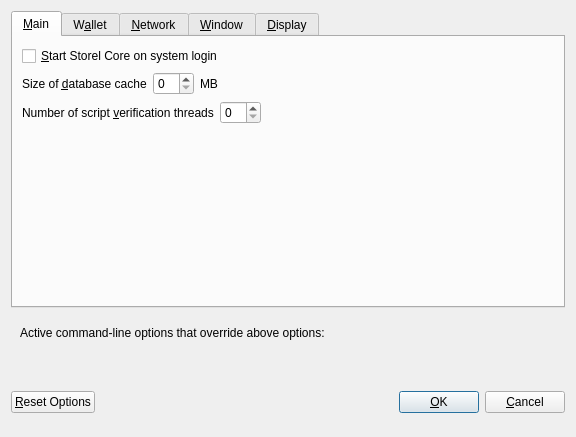
<?xml version="1.0" encoding="UTF-8"?>
<ui version="4.0">
 <class>OptionsDialog</class>
 <widget class="QDialog" name="OptionsDialog">
  <property name="geometry">
   <rect>
    <x>0</x>
    <y>0</y>
    <width>576</width>
    <height>402</height>
   </rect>
  </property>
  <property name="windowTitle">
   <string>Options</string>
  </property>
  <property name="modal">
   <bool>true</bool>
  </property>
  <layout class="QVBoxLayout" name="verticalLayout">
   <item>
    <widget class="QTabWidget" name="tabWidget">
     <property name="currentIndex">
      <number>0</number>
     </property>
     <widget class="QWidget" name="tabMain">
      <attribute name="title">
       <string>&amp;Main</string>
      </attribute>
      <layout class="QVBoxLayout" name="verticalLayout_Main">
       <item>
        <widget class="QCheckBox" name="bitcoinAtStartup">
         <property name="toolTip">
          <string>Automatically start Storel Core after logging in to the system.</string>
         </property>
         <property name="text">
          <string>&amp;Start Storel Core on system login</string>
         </property>
        </widget>
       </item>
       <item>
        <layout class="QHBoxLayout" name="horizontalLayout_2_Main">
         <item>
          <widget class="QLabel" name="databaseCacheLabel">
           <property name="text">
            <string>Size of &amp;database cache</string>
           </property>
           <property name="textFormat">
            <enum>Qt::PlainText</enum>
           </property>
           <property name="buddy">
            <cstring>databaseCache</cstring>
           </property>
          </widget>
         </item>
         <item>
          <widget class="QSpinBox" name="databaseCache"/>
         </item>
         <item>
          <widget class="QLabel" name="databaseCacheUnitLabel">
           <property name="text">
            <string>MB</string>
           </property>
           <property name="textFormat">
            <enum>Qt::PlainText</enum>
           </property>
          </widget>
         </item>
         <item>
          <spacer name="horizontalSpacer_2_Main">
           <property name="orientation">
            <enum>Qt::Horizontal</enum>
           </property>
           <property name="sizeHint" stdset="0">
            <size>
             <width>40</width>
             <height>20</height>
            </size>
           </property>
          </spacer>
         </item>
        </layout>
       </item>
       <item>
        <layout class="QHBoxLayout" name="horizontalLayout_3_Main">
         <item>
          <widget class="QLabel" name="threadsScriptVerifLabel">
           <property name="text">
            <string>Number of script &amp;verification threads</string>
           </property>
           <property name="textFormat">
            <enum>Qt::PlainText</enum>
           </property>
           <property name="buddy">
            <cstring>threadsScriptVerif</cstring>
           </property>
          </widget>
         </item>
         <item>
          <widget class="QSpinBox" name="threadsScriptVerif">
           <property name="toolTip">
            <string>(0 = auto, &lt;0 = leave that many cores free)</string>
           </property>
          </widget>
         </item>
         <item>
          <spacer name="horizontalSpacer_3_Main">
           <property name="orientation">
            <enum>Qt::Horizontal</enum>
           </property>
           <property name="sizeHint" stdset="0">
            <size>
             <width>40</width>
             <height>20</height>
            </size>
           </property>
          </spacer>
         </item>
        </layout>
       </item>
       <item>
        <spacer name="verticalSpacer_Main">
         <property name="orientation">
          <enum>Qt::Vertical</enum>
         </property>
         <property name="sizeHint" stdset="0">
          <size>
           <width>20</width>
           <height>40</height>
          </size>
         </property>
        </spacer>
       </item>
      </layout>
     </widget>
     <widget class="QWidget" name="tabWallet">
      <attribute name="title">
       <string>W&amp;allet</string>
      </attribute>
      <layout class="QVBoxLayout" name="verticalLayout_Wallet">
       <item>
        <widget class="QGroupBox" name="groupBox">
         <property name="title">
          <string>Expert</string>
         </property>
         <layout class="QVBoxLayout" name="verticalLayout_2">
          <item>
           <widget class="QCheckBox" name="coinControlFeatures">
            <property name="toolTip">
             <string>Whether to show coin control features or not.</string>
            </property>
            <property name="text">
             <string>Enable coin &amp;control features</string>
            </property>
           </widget>
          </item>
          <item>
           <widget class="QCheckBox" name="showMasternodesTab">
            <property name="toolTip">
             <string>Show additional tab listing all your masternodes in first sub-tab&lt;br/&gt;and all masternodes on the network in second sub-tab.</string>
            </property>
            <property name="text">
             <string>Show Masternodes Tab</string>
            </property>
           </widget>
          </item>
          <item>
           <widget class="QCheckBox" name="showAdvancedPSUI">
            <property name="toolTip">
             <string>Show additional information and buttons for PrivateSend on overview screen.</string>
            </property>
            <property name="text">
             <string>Enable advanced PrivateSend interface</string>
            </property>
           </widget>
          </item>
          <item>
           <widget class="QCheckBox" name="lowKeysWarning">
            <property name="toolTip">
             <string>Show warning dialog when PrivateSend detects that wallet has very low number of keys left.</string>
            </property>
            <property name="text">
             <string>Warn if PrivateSend is running out of keys</string>
            </property>
           </widget>
          </item>
          <item>
           <widget class="QCheckBox" name="privateSendMultiSession">
            <property name="toolTip">
             <string>Whether to use experimental PrivateSend mode with multiple mixing sessions per block.&lt;br/&gt;Note: You must use this feature carefully.&lt;br/&gt;Make sure you always have recent wallet (auto)backup in a safe place!</string>
            </property>
            <property name="text">
             <string>Enable PrivateSend &amp;multi-session</string>
            </property>
           </widget>
          </item>
          <item>
           <widget class="QCheckBox" name="spendZeroConfChange">
            <property name="toolTip">
             <string>If you disable the spending of unconfirmed change, the change from a transaction&lt;br/&gt;cannot be used until that transaction has at least one confirmation.&lt;br/&gt;This also affects how your balance is computed.</string>
            </property>
            <property name="text">
             <string>&amp;Spend unconfirmed change</string>
            </property>
           </widget>
          </item>
         </layout>
        </widget>
       </item>
       <item>
        <layout class="QHBoxLayout" name="horizontalLayout_4_Wallet">
         <item>
          <widget class="QLabel" name="label">
           <property name="toolTip">
            <string>This setting determines the amount of individual masternodes that an input will be anonymized through.&lt;br/&gt;More rounds of anonymization gives a higher degree of privacy, but also costs more in fees.</string>
           </property>
           <property name="text">
            <string>PrivateSend rounds to use</string>
           </property>
          </widget>
         </item>
         <item>
          <widget class="QSpinBox" name="privateSendRounds">
           <property name="minimum">
            <number>2</number>
           </property>
           <property name="maximum">
            <number>8</number>
           </property>
           <property name="value">
            <number>4</number>
           </property>
          </widget>
         </item>
        </layout>
       </item>
       <item>
        <layout class="QHBoxLayout" name="horizontalLayout">
         <item>
          <widget class="QLabel" name="label_2">
           <property name="toolTip">
            <string>This amount acts as a threshold to turn off PrivateSend once it's reached.</string>
           </property>
           <property name="statusTip">
            <string notr="true"/>
           </property>
           <property name="whatsThis">
            <string notr="true"/>
           </property>
           <property name="accessibleName">
            <string notr="true"/>
           </property>
           <property name="accessibleDescription">
            <string notr="true"/>
           </property>
           <property name="text">
            <string>Amount of Storel to keep anonymized</string>
           </property>
          </widget>
         </item>
         <item>
          <widget class="QSpinBox" name="privateSendAmount">
           <property name="minimum">
            <number>2</number>
           </property>
           <property name="maximum">
            <number>2000</number>
           </property>
           <property name="singleStep">
            <number>10</number>
           </property>
           <property name="value">
            <number>1000</number>
           </property>
          </widget>
         </item>
        </layout>
       </item>
       <item>
        <spacer name="verticalSpacer_Wallet">
         <property name="orientation">
          <enum>Qt::Vertical</enum>
         </property>
         <property name="sizeHint" stdset="0">
          <size>
           <width>20</width>
           <height>40</height>
          </size>
         </property>
        </spacer>
       </item>
      </layout>
     </widget>
     <widget class="QWidget" name="tabNetwork">
      <attribute name="title">
       <string>&amp;Network</string>
      </attribute>
      <layout class="QVBoxLayout" name="verticalLayout_Network">
       <item>
        <widget class="QCheckBox" name="mapPortUpnp">
         <property name="toolTip">
          <string>Automatically open the Storel Core client port on the router. This only works when your router supports UPnP and it is enabled.</string>
         </property>
         <property name="text">
          <string>Map port using &amp;UPnP</string>
         </property>
        </widget>
       </item>
       <item>
        <widget class="QCheckBox" name="allowIncoming">
         <property name="toolTip">
          <string>Accept connections from outside</string>
         </property>
         <property name="text">
          <string>Allow incoming connections</string>
         </property>
        </widget>
       </item>
       <item>
        <widget class="QCheckBox" name="connectSocks">
         <property name="toolTip">
          <string>Connect to the Storel network through a SOCKS5 proxy.</string>
         </property>
         <property name="text">
          <string>&amp;Connect through SOCKS5 proxy (default proxy):</string>
         </property>
        </widget>
       </item>
       <item>
        <layout class="QHBoxLayout" name="horizontalLayout_1_Network">
         <item>
          <widget class="QLabel" name="proxyIpLabel">
           <property name="text">
            <string>Proxy &amp;IP:</string>
           </property>
           <property name="textFormat">
            <enum>Qt::PlainText</enum>
           </property>
           <property name="buddy">
            <cstring>proxyIp</cstring>
           </property>
          </widget>
         </item>
         <item>
          <widget class="QValidatedLineEdit" name="proxyIp">
           <property name="minimumSize">
            <size>
             <width>140</width>
             <height>0</height>
            </size>
           </property>
           <property name="maximumSize">
            <size>
             <width>140</width>
             <height>16777215</height>
            </size>
           </property>
           <property name="toolTip">
            <string>IP address of the proxy (e.g. IPv4: 127.0.0.1 / IPv6: ::1)</string>
           </property>
          </widget>
         </item>
         <item>
          <widget class="QLabel" name="proxyPortLabel">
           <property name="text">
            <string>&amp;Port:</string>
           </property>
           <property name="textFormat">
            <enum>Qt::PlainText</enum>
           </property>
           <property name="buddy">
            <cstring>proxyPort</cstring>
           </property>
          </widget>
         </item>
         <item>
          <widget class="QLineEdit" name="proxyPort">
           <property name="minimumSize">
            <size>
             <width>55</width>
             <height>0</height>
            </size>
           </property>
           <property name="maximumSize">
            <size>
             <width>55</width>
             <height>16777215</height>
            </size>
           </property>
           <property name="toolTip">
            <string>Port of the proxy (e.g. 9050)</string>
           </property>
          </widget>
         </item>
         <item>
          <spacer name="horizontalSpacer_1_Network">
           <property name="orientation">
            <enum>Qt::Horizontal</enum>
           </property>
           <property name="sizeHint" stdset="0">
            <size>
             <width>40</width>
             <height>20</height>
            </size>
           </property>
          </spacer>
         </item>
        </layout>
       </item>
       <item>
        <layout class="QHBoxLayout" name="horizontalLayout_2_Network">
         <item>
          <widget class="QLabel" name="proxyActiveNets">
           <property name="text">
            <string>Used for reaching peers via:</string>
           </property>
           <property name="textFormat">
            <enum>Qt::PlainText</enum>
           </property>
          </widget>
         </item>
         <item>
          <widget class="QCheckBox" name="proxyReachIPv4">
           <property name="enabled">
            <bool>false</bool>
           </property>
           <property name="toolTip">
            <string>Shows, if the supplied default SOCKS5 proxy is used to reach peers via this network type.</string>
           </property>
           <property name="text">
            <string/>
           </property>
          </widget>
         </item>
         <item>
          <widget class="QLabel" name="proxyReachIPv4Label">
           <property name="text">
            <string>IPv4</string>
           </property>
           <property name="textFormat">
            <enum>Qt::PlainText</enum>
           </property>
          </widget>
         </item>
         <item>
          <widget class="QCheckBox" name="proxyReachIPv6">
           <property name="enabled">
            <bool>false</bool>
           </property>
           <property name="toolTip">
            <string>Shows, if the supplied default SOCKS5 proxy is used to reach peers via this network type.</string>
           </property>
           <property name="text">
            <string/>
           </property>
          </widget>
         </item>
         <item>
          <widget class="QLabel" name="proxyReachIPv6Label">
           <property name="text">
            <string>IPv6</string>
           </property>
           <property name="textFormat">
            <enum>Qt::PlainText</enum>
           </property>
          </widget>
         </item>
         <item>
          <widget class="QCheckBox" name="proxyReachTor">
           <property name="enabled">
            <bool>false</bool>
           </property>
           <property name="toolTip">
            <string>Shows, if the supplied default SOCKS5 proxy is used to reach peers via this network type.</string>
           </property>
           <property name="text">
            <string/>
           </property>
          </widget>
         </item>
         <item>
          <widget class="QLabel" name="proxyReachTorLabel">
           <property name="text">
            <string>Tor</string>
           </property>
           <property name="textFormat">
            <enum>Qt::PlainText</enum>
           </property>
          </widget>
         </item>
         <item>
          <spacer name="horizontalSpacer_2_Network">
           <property name="orientation">
            <enum>Qt::Horizontal</enum>
           </property>
           <property name="sizeHint" stdset="0">
            <size>
             <width>40</width>
             <height>20</height>
            </size>
           </property>
          </spacer>
         </item>
        </layout>
       </item>
       <item>
        <widget class="QCheckBox" name="connectSocksTor">
         <property name="toolTip">
          <string>Connect to the Storel network through a separate SOCKS5 proxy for Tor hidden services.</string>
         </property>
         <property name="text">
          <string>Use separate SOCKS5 proxy to reach peers via Tor hidden services:</string>
         </property>
        </widget>
       </item>
       <item>
        <layout class="QHBoxLayout" name="horizontalLayout_3_Network">
         <item>
          <widget class="QLabel" name="proxyIpTorLabel">
           <property name="text">
            <string>Proxy &amp;IP:</string>
           </property>
           <property name="textFormat">
            <enum>Qt::PlainText</enum>
           </property>
           <property name="buddy">
            <cstring>proxyIpTor</cstring>
           </property>
          </widget>
         </item>
         <item>
          <widget class="QValidatedLineEdit" name="proxyIpTor">
           <property name="minimumSize">
            <size>
             <width>140</width>
             <height>0</height>
            </size>
           </property>
           <property name="maximumSize">
            <size>
             <width>140</width>
             <height>16777215</height>
            </size>
           </property>
           <property name="toolTip">
            <string>IP address of the proxy (e.g. IPv4: 127.0.0.1 / IPv6: ::1)</string>
           </property>
          </widget>
         </item>
         <item>
          <widget class="QLabel" name="proxyPortTorLabel">
           <property name="text">
            <string>&amp;Port:</string>
           </property>
           <property name="textFormat">
            <enum>Qt::PlainText</enum>
           </property>
           <property name="buddy">
            <cstring>proxyPortTor</cstring>
           </property>
          </widget>
         </item>
         <item>
          <widget class="QLineEdit" name="proxyPortTor">
           <property name="minimumSize">
            <size>
             <width>55</width>
             <height>0</height>
            </size>
           </property>
           <property name="maximumSize">
            <size>
             <width>55</width>
             <height>16777215</height>
            </size>
           </property>
           <property name="toolTip">
            <string>Port of the proxy (e.g. 9050)</string>
           </property>
          </widget>
         </item>
         <item>
          <spacer name="horizontalSpacer_4_Network">
           <property name="orientation">
            <enum>Qt::Horizontal</enum>
           </property>
           <property name="sizeHint" stdset="0">
            <size>
             <width>40</width>
             <height>20</height>
            </size>
           </property>
          </spacer>
         </item>
        </layout>
       </item>
       <item>
        <spacer name="verticalSpacer_Network">
         <property name="orientation">
          <enum>Qt::Vertical</enum>
         </property>
         <property name="sizeHint" stdset="0">
          <size>
           <width>20</width>
           <height>40</height>
          </size>
         </property>
        </spacer>
       </item>
      </layout>
     </widget>
     <widget class="QWidget" name="tabWindow">
      <attribute name="title">
       <string>&amp;Window</string>
      </attribute>
      <layout class="QVBoxLayout" name="verticalLayout_Window">
       <item>
        <widget class="QCheckBox" name="hideTrayIcon">
         <property name="toolTip">
          <string>&amp;Hide the icon from the system tray.</string>
         </property>
         <property name="text">
          <string>Hide tray icon</string>
         </property>
        </widget>
       </item>
       <item>
        <widget class="QCheckBox" name="minimizeToTray">
         <property name="toolTip">
          <string>Show only a tray icon after minimizing the window.</string>
         </property>
         <property name="text">
          <string>&amp;Minimize to the tray instead of the taskbar</string>
         </property>
        </widget>
       </item>
       <item>
        <widget class="QCheckBox" name="minimizeOnClose">
         <property name="toolTip">
          <string>Minimize instead of exit the application when the window is closed. When this option is enabled, the application will be closed only after selecting Exit in the menu.</string>
         </property>
         <property name="text">
          <string>M&amp;inimize on close</string>
         </property>
        </widget>
       </item>
       <item>
        <spacer name="verticalSpacer_Window">
         <property name="orientation">
          <enum>Qt::Vertical</enum>
         </property>
         <property name="sizeHint" stdset="0">
          <size>
           <width>20</width>
           <height>40</height>
          </size>
         </property>
        </spacer>
       </item>
      </layout>
     </widget>
     <widget class="QWidget" name="tabDisplay">
      <attribute name="title">
       <string>&amp;Display</string>
      </attribute>
      <layout class="QVBoxLayout" name="verticalLayout_Display">
       <item>
        <layout class="QHBoxLayout" name="horizontalLayout_1_Display">
         <item>
          <widget class="QLabel" name="langLabel">
           <property name="text">
            <string>User Interface &amp;language:</string>
           </property>
           <property name="textFormat">
            <enum>Qt::PlainText</enum>
           </property>
           <property name="buddy">
            <cstring>lang</cstring>
           </property>
          </widget>
         </item>
         <item>
          <widget class="QValueComboBox" name="lang">
           <property name="toolTip">
            <string>The user interface language can be set here. This setting will take effect after restarting Storel Core.</string>
           </property>
          </widget>
         </item>
        </layout>
       </item>
       <item>
        <widget class="QLabel" name="label_3">
         <property name="toolTip">
          <string notr="true"/>
         </property>
         <property name="statusTip">
          <string notr="true"/>
         </property>
         <property name="whatsThis">
          <string notr="true"/>
         </property>
         <property name="accessibleName">
          <string notr="true"/>
         </property>
         <property name="text">
          <string>Language missing or translation incomplete? Help contributing translations here:
https://www.transifex.com/projects/p/storel/</string>
         </property>
         <property name="wordWrap">
          <bool>true</bool>
         </property>
         <property name="openExternalLinks">
          <bool>true</bool>
         </property>
         <property name="textInteractionFlags">
          <set>Qt::TextBrowserInteraction</set>
         </property>
        </widget>
       </item>
       <item>
        <layout class="QHBoxLayout" name="horizontalLayout_4_Display" stretch="0,0">
         <item>
          <widget class="QLabel" name="themeLabel">
           <property name="text">
            <string>User Interface Theme:</string>
           </property>
          </widget>
         </item>
         <item>
          <widget class="QValueComboBox" name="theme"/>
         </item>
        </layout>
       </item>
       <item>
        <widget class="Line" name="line">
         <property name="orientation">
          <enum>Qt::Horizontal</enum>
         </property>
        </widget>
       </item>
       <item>
        <layout class="QHBoxLayout" name="horizontalLayout_2_Display">
         <item>
          <widget class="QLabel" name="unitLabel">
           <property name="text">
            <string>&amp;Unit to show amounts in:</string>
           </property>
           <property name="textFormat">
            <enum>Qt::PlainText</enum>
           </property>
           <property name="buddy">
            <cstring>unit</cstring>
           </property>
          </widget>
         </item>
         <item>
          <widget class="QValueComboBox" name="unit">
           <property name="toolTip">
            <string>Choose the default subdivision unit to show in the interface and when sending coins.</string>
           </property>
          </widget>
         </item>
        </layout>
       </item>
       <item>
        <layout class="QHBoxLayout" name="horizontalLayout_5_Display">
         <item>
          <widget class="QLabel" name="digitsLabel">
           <property name="text">
            <string>Decimal digits</string>
           </property>
          </widget>
         </item>
         <item>
          <widget class="QValueComboBox" name="digits"/>
         </item>
        </layout>
       </item>
       <item>
        <layout class="QHBoxLayout" name="horizontalLayout_3_Display">
         <item>
          <widget class="QLabel" name="thirdPartyTxUrlsLabel">
           <property name="toolTip">
            <string>Third party URLs (e.g. a block explorer) that appear in the transactions tab as context menu items.&lt;br/&gt;%s in the URL is replaced by transaction hash. Multiple URLs are separated by vertical bar |.</string>
           </property>
           <property name="text">
            <string>Third party transaction URLs</string>
           </property>
           <property name="buddy">
            <cstring>thirdPartyTxUrls</cstring>
           </property>
          </widget>
         </item>
         <item>
          <widget class="QLineEdit" name="thirdPartyTxUrls">
           <property name="toolTip">
            <string>Third party URLs (e.g. a block explorer) that appear in the transactions tab as context menu items.&lt;br/&gt;%s in the URL is replaced by transaction hash. Multiple URLs are separated by vertical bar |.</string>
           </property>
          </widget>
         </item>
        </layout>
       </item>
       <item>
        <spacer name="verticalSpacer">
         <property name="orientation">
          <enum>Qt::Vertical</enum>
         </property>
         <property name="sizeHint" stdset="0">
          <size>
           <width>20</width>
           <height>40</height>
          </size>
         </property>
        </spacer>
       </item>
      </layout>
     </widget>
    </widget>
   </item>
   <item>
    <widget class="QFrame" name="frame">
     <layout class="QVBoxLayout" name="verticalLayout_Bottom">
      <item>
       <layout class="QHBoxLayout" name="horizontalLayout_Bottom">
        <item>
         <widget class="QLabel" name="overriddenByCommandLineInfoLabel">
          <property name="text">
           <string>Active command-line options that override above options:</string>
          </property>
          <property name="textFormat">
           <enum>Qt::PlainText</enum>
          </property>
         </widget>
        </item>
        <item>
         <spacer name="horizontalSpacer_Bottom">
          <property name="orientation">
           <enum>Qt::Horizontal</enum>
          </property>
          <property name="sizeHint" stdset="0">
           <size>
            <width>40</width>
            <height>20</height>
           </size>
          </property>
         </spacer>
        </item>
       </layout>
      </item>
      <item>
       <widget class="QLabel" name="overriddenByCommandLineLabel">
        <property name="text">
         <string/>
        </property>
        <property name="textFormat">
         <enum>Qt::PlainText</enum>
        </property>
        <property name="wordWrap">
         <bool>true</bool>
        </property>
       </widget>
      </item>
     </layout>
    </widget>
   </item>
   <item>
    <layout class="QHBoxLayout" name="horizontalLayout_Buttons">
     <item>
      <widget class="QPushButton" name="resetButton">
       <property name="toolTip">
        <string>Reset all client options to default.</string>
       </property>
       <property name="text">
        <string>&amp;Reset Options</string>
       </property>
       <property name="autoDefault">
        <bool>false</bool>
       </property>
      </widget>
     </item>
     <item>
      <spacer name="horizontalSpacer_1">
       <property name="orientation">
        <enum>Qt::Horizontal</enum>
       </property>
       <property name="sizeHint" stdset="0">
        <size>
         <width>40</width>
         <height>48</height>
        </size>
       </property>
      </spacer>
     </item>
     <item>
      <widget class="QLabel" name="statusLabel">
       <property name="minimumSize">
        <size>
         <width>200</width>
         <height>0</height>
        </size>
       </property>
       <property name="font">
        <font>
         <weight>75</weight>
         <bold>true</bold>
        </font>
       </property>
       <property name="text">
        <string/>
       </property>
       <property name="textFormat">
        <enum>Qt::PlainText</enum>
       </property>
       <property name="wordWrap">
        <bool>true</bool>
       </property>
      </widget>
     </item>
     <item>
      <spacer name="horizontalSpacer_2">
       <property name="orientation">
        <enum>Qt::Horizontal</enum>
       </property>
       <property name="sizeHint" stdset="0">
        <size>
         <width>40</width>
         <height>48</height>
        </size>
       </property>
      </spacer>
     </item>
     <item>
      <widget class="QPushButton" name="okButton">
       <property name="text">
        <string>&amp;OK</string>
       </property>
       <property name="autoDefault">
        <bool>false</bool>
       </property>
       <property name="default">
        <bool>true</bool>
       </property>
      </widget>
     </item>
     <item>
      <widget class="QPushButton" name="cancelButton">
       <property name="text">
        <string>&amp;Cancel</string>
       </property>
       <property name="autoDefault">
        <bool>false</bool>
       </property>
      </widget>
     </item>
    </layout>
   </item>
  </layout>
 </widget>
 <customwidgets>
  <customwidget>
   <class>QValidatedLineEdit</class>
   <extends>QLineEdit</extends>
   <header>qvalidatedlineedit.h</header>
  </customwidget>
  <customwidget>
   <class>QValueComboBox</class>
   <extends>QComboBox</extends>
   <header>qvaluecombobox.h</header>
  </customwidget>
 </customwidgets>
 <resources/>
 <connections/>
</ui>
